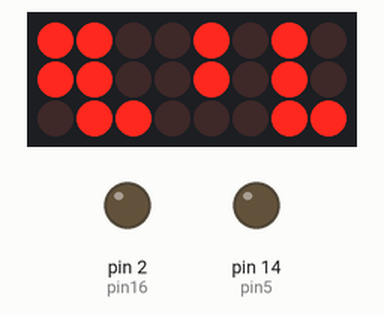
Recording of a sketch running on a simulated Arduino Uno, built with avr-gcc and run on an emulated ATmega328P. Shown: 8×3 LED matrix, output pins drawn as LEDs (lit = HIGH). Wiring (inferred from the names in the program): LED matrix (orientation assumed): rows pin 17, pin 5, pin 12; columns pin 11, pin 10, pin 15, pin 9, pin 8, pin 6, pin 4, pin 3. Pins used as bus, display or sensor lines are not drawn.

Above: at 0.1 s.
At 1.7 s:
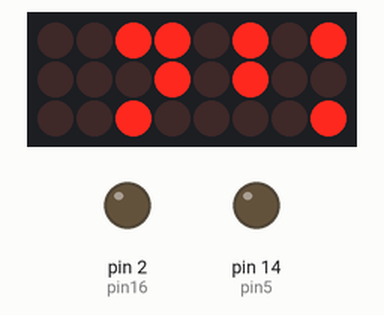

The sketch:

LED8x8.ino.ino
```cpp
// bottom LED pins
int pin1 = 13;
int pin2 = 12;
int pin3 = 11;
int pin4 = 10;
int pin5 = 14; //    A0 => 14-th pin of arduino
int pin6 = 15; //    A1 => 15-th pin of arduino
int pin7 = 16; //    A2 => 16-th pin of arduino
int pin8 = 17; //    A3 => 17-th pin of arduino

//top LED pins
int pin9 = 9;
int pin10 = 8;
int pin11 = 7;
int pin12 = 6;
int pin13 = 5;
int pin14 = 4;
int pin15 = 3;
int pin16 = 2;


// pins arrays
int pinArray[] = {pin1, pin2, pin3, pin4, pin5, pin6, pin7, pin8, pin9, pin10, pin11, pin12, pin13, pin14, pin15, pin16};

// inPins. Resistors 220Om
int inPinArray[] = {pin1, pin2, pin5, pin7, pin8, pin11, pin13, pin16};
// outPins
int outPinArray[] = {pin3, pin4, pin6, pin9, pin10, pin12, pin14, pin15};
// rowPins
int rowArray[] = {pin16, pin11, pin8, pin13, pin1, pin7, pin2, pin5};
// columnPins
int columnArray[] = {pin12, pin3, pin4, pin15, pin6, pin14, pin10, pin9};

void setup() {

  // pinMode OUTPUT for all LED pins
  for (int i = 0; i < 16; i++) {
    pinMode(pinArray[i], OUTPUT);
  }

}

void loop() {
  smile();
  delay(500);
  heart();
  delay(500);

}

void ledON(int x, int y) {
  for (int i = 0; i < 8; i++) {
    for (int k = 0; k < 8; k++) {
      if (i == x && k == y) {
        digitalWrite(rowArray[i], HIGH);
        digitalWrite(columnArray[k], LOW);
        delay(1);
        digitalWrite(rowArray[i], LOW);
        digitalWrite(columnArray[k], LOW);
      }
      else {
        digitalWrite(rowArray[i], LOW);
        digitalWrite(columnArray[k], HIGH);
      }
    }
  }
}

void heart() {

  for (int i = 0; i < 50; i++){
    ledON(1,1);
    ledON(1,2);
    ledON(1,5);
    ledON(1,6);
    ledON(2,0);
    ledON(2,3);
    ledON(2,4);
    ledON(2,7);
    ledON(3,0);
    ledON(3,7);
    ledON(4,1);
    ledON(4,6);
    ledON(5,2);
    ledON(5,5);
    ledON(6,3);
    ledON(6,4);
  }
}

void smile() {

  for (int i = 0; i < 50; i++){
    ledON(2,1);
    ledON(2,2);
    ledON(2,5);
    ledON(2,6);
    ledON(3,1);
    ledON(3,2);
    ledON(3,5);
    ledON(3,6);
    ledON(5,1);
    ledON(5,6);
    ledON(6,2);
    ledON(6,3);
    ledON(6,4);
    ledON(6,5);
  }
}
```

Measured:
- by itself, everything shown: repeats every 3.4 s, in 4 steps
- what the display in image 0 shows lasts 1.1 s, from 0.1 s to 1.2 s
- what the display in image 1 shows lasts 1.3 s, from 1.7 s to 3.0 s
